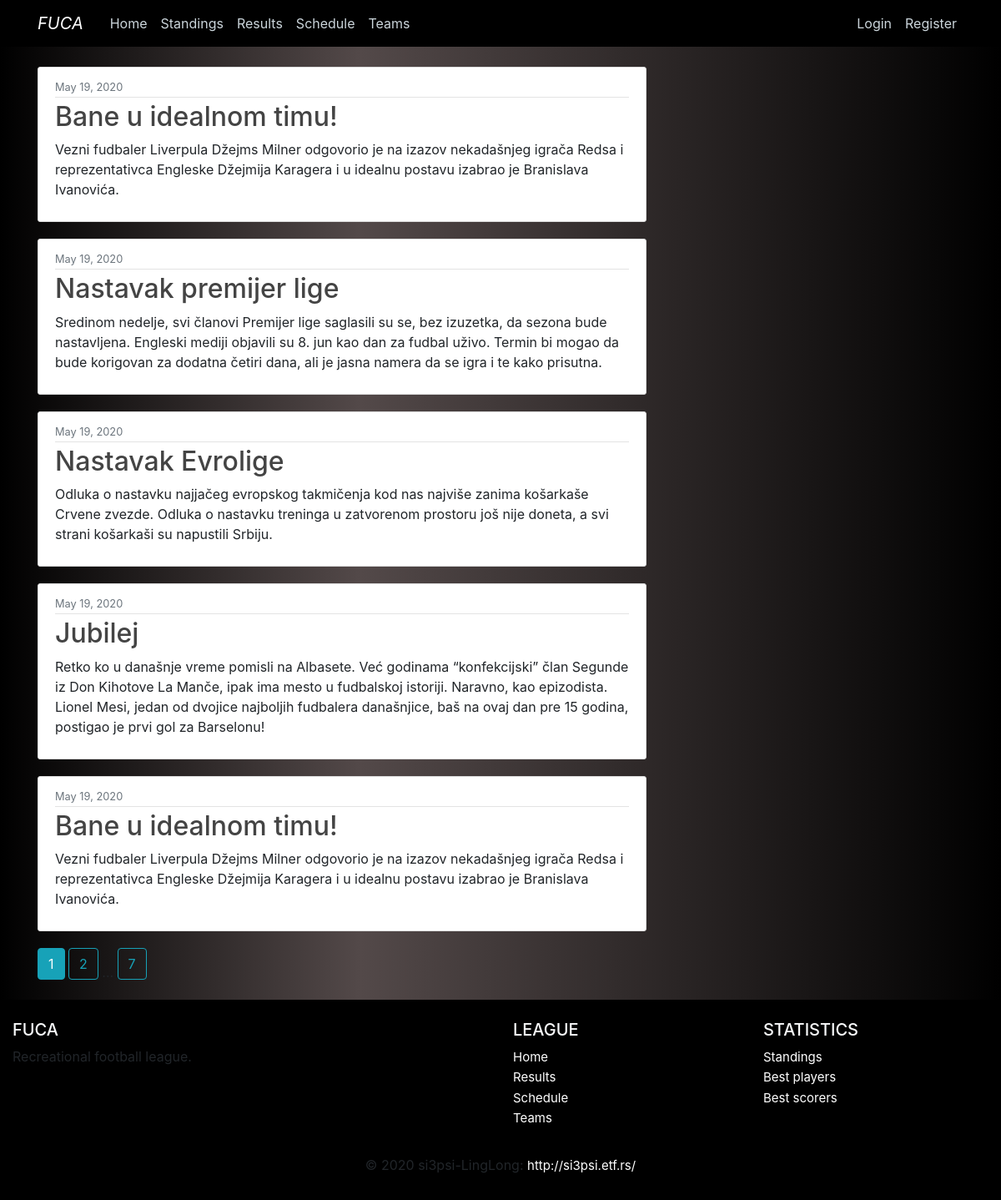
The page /home on the database its author committed.
### fuca/models.py (models this page shows, shortened)
class News(db.Model):
    __tablename__ = 'news'
    id          = db.Column(db.Integer,     primary_key=True)
    date        = db.Column(db.DateTime,    nullable=False, default=datetime.utcnow)
    title       = db.Column(db.String(100), nullable=False)
    content     = db.Column(db.Text,        nullable=False)

### fuca/main/routes.py (the view)
@main.route("/")
@main.route("/home")
def home():
    page = request.args.get('page', 1, type=int)
    news = News.query.order_by(News.date.desc()).paginate(page=page, per_page=5)
    return render_template('home/home.html', newslist=news)

### fuca/templates/home/home.html
{% extends 'home/layout.html' %}
{% block content %}
    {% for news in newslist.items %}
        <article class="media content-section">
            <div class="media-body">
            <div class="article-metadata">
                <small class="text-muted">{{ news.date.strftime('%B %d, %Y') }}</small>
            </div>
            <h2 class="article-title">{{ news.title }}</h2>
            <p class="article-content">{{ news.content }}</p>
            </div>
        </article>
    {% endfor %}
    {% for page_num in newslist.iter_pages(left_edge=1, right_edge=1, left_current=1, right_current=2) %}
        {% if page_num %}
            {% if newslist.page == page_num %}
                <a class="btn btn-info mb-4" href="{{ url_for('main.home', page=page_num) }}">{{ page_num }}</a>
            {% else %}
                <a class="btn btn-outline-info mb-4" href="{{ url_for('main.home', page=page_num) }}">{{ page_num }}</a>
            {% endif %}
        {% else %}
            ...
        {% endif %}
    {% endfor %}
{% endblock content %}

### fuca/static/main.css (style rules this page uses)
body { margin-top: 5rem; }
h1, h2, h3, h4, h5, h6 { color: #444444; }
a:link { text-decoration: none; }
.dark-background { background: rgb(0,0,0); background: linear-gradient(90deg, rgba(0,0,0,1) 0%, rgba(83,73,73,1) 36%, rgba(0,0,0,1) 100%); }
.content-section { background: #ffffff; padding: 10px 20px; border: 1px solid #dddddd; border-radius: 3px; margin-bottom: 20px; }
.article-title { color: #444444; }
.article-content { white-space: pre-line; }
.article-metadata { padding-bottom: 1px; margin-bottom: 4px; border-bottom: 1px solid #e3e3e3 }

### rows shown on the page
News: date "May 19, 2020", title "Bane u idealnom timu!", content "Vezni fudbaler Liverpula Džejms Milner odgovorio je na izazov nekadašnjeg igrača Redsa i reprezentativca Engleske Džejmija Karagera i u idealnu postavu izabrao je Branislava Ivanovića."
News: date "May 19, 2020", title "Nastavak premijer lige", content "Sredinom nedelje, svi članovi Premijer lige saglasili su se, bez izuzetka, da sezona bude nastavljena. Engleski mediji objavili su 8. jun kao dan za fudbal uživo. Termin bi mogao da bude korigovan za dodatna četiri dana, ali je jasna namera da se igra i te kako prisutna."
News: date "May 19, 2020", title "Nastavak Evrolige", content "Odluka o nastavku najjačeg evropskog takmičenja kod nas najviše zanima košarkaše Crvene zvezde. Odluka o nastavku treninga u zatvorenom prostoru još nije doneta, a svi strani košarkaši su napustili Srbiju."
News: date "May 19, 2020", title "Jubilej", content "Retko ko u današnje vreme pomisli na Albasete. Već godinama “konfekcijski” član Segunde iz Don Kihotove La Manče, ipak ima mesto u fudbalskoj istoriji. Naravno, kao epizodista. Lionel Mesi, jedan od dvojice najboljih fudbalera današnjice, baš na ovaj dan pre 15 godina, postigao je prvi gol za Barselonu!"
News: date "May 19, 2020", title "Bane u idealnom timu!", content "Vezni fudbaler Liverpula Džejms Milner odgovorio je na izazov nekadašnjeg igrača Redsa i reprezentativca Engleske Džejmija Karagera i u idealnu postavu izabrao je Branislava Ivanovića."

### other values the page prints
{{ page_num }} "1"
{{ page_num }} "2" "7"
